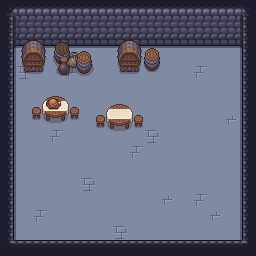

Tiled map render using the project's own tile images. Description and the map definition, with tile-layer contents summarised, below:
An orthogonal 16x16 tile map with 16x16 px tiles, 3 tile layers (floor, walls, setpiece4), 8 hidden layers not drawn, 8 tilesets and 36 objects (3x Barrel2, 2x Weaponrack1, 2x Table1, 2x Table2, 2x Firebowl1, ...).

<map version="1.10" tiledversion="1.11.2" orientation="orthogonal" renderorder="right-down" width="16" height="16" tilewidth="16" tileheight="16" infinite="0" nextlayerid="26" nextobjectid="41">
 <editorsettings>
  <export target="dungeon.json" format="json" />
 </editorsettings>
 <tileset firstgid="1" name="dungeon_walls_floor" tilewidth="16" tileheight="16" tilecount="493" columns="17">
  <image source="../client/public/assets/sprites/tiles/dungeon_walls_floor.png" width="272" height="464" />
 </tileset>
 <tileset firstgid="494" name="dungeon_interior1" tilewidth="16" tileheight="16" tilecount="216" columns="24">
  <image source="../client/public/assets/sprites/collection/dungeon_interior1.png" width="384" height="144" />
 </tileset>
 <tileset firstgid="710" name="dungeon_interior2" tilewidth="16" tileheight="16" tilecount="555" columns="15">
  <image source="../client/public/assets/sprites/collection/dungeon_interior2.png" width="240" height="592" />
 </tileset>
 <tileset firstgid="1265" name="firebowl" tilewidth="16" tileheight="16" tilecount="198" columns="11">
  <image source="../client/public/assets/sprites/collection/firebowl.png" width="176" height="288" />
 </tileset>
 <tileset firstgid="1463" name="tavern_exterior" tilewidth="16" tileheight="16" tilecount="812" columns="28">
  <image source="../client/public/assets/sprites/collection/tavern_exterior.png" width="448" height="464" />
 </tileset>
 <tileset firstgid="2275" name="market_stalls" tilewidth="16" tileheight="16" tilecount="1080" columns="30">
  <image source="../client/public/assets/sprites/collection/market_stalls.png" width="480" height="576" />
 </tileset>
 <tileset firstgid="3355" name="chests" tilewidth="16" tileheight="16" tilecount="160" columns="20">
  <image source="../client/public/assets/sprites/collection/chests.png" width="320" height="128" />
 </tileset>
 <tileset firstgid="3515" name="tavern_interior" tilewidth="16" tileheight="16" tilecount="462" columns="21">
  <image source="../client/public/assets/sprites/collection/tavern_interior.png" width="336" height="352" />
 </tileset>
 <layer id="2" name="floor" width="16" height="16">
  <data>[256 cells, 224 non-empty, 5 distinct tile ids]</data>
 </layer>
 <layer id="1" name="walls" width="16" height="16">
  <data>[256 cells, 88 non-empty, 14 distinct tile ids]</data>
 </layer>
 <group id="9" name="setpiece1" visible="0">
  <objectgroup id="3" name="setpiece1">
   <properties>
    <property name="origin" value="top-right" />
   </properties>
   <object id="1" name="Boxes2" x="112" y="40" width="1" height="1" />
   <object id="2" name="Cupboard1" x="152" y="34" width="1" height="1" />
   <object id="3" name="Weaponrack1" x="216" y="44" width="1" height="1" />
   <object id="4" name="Table1" x="104" y="90" width="1" height="1" />
   <object id="5" name="Table2" x="192" y="148" width="1" height="1" />
   <object id="6" name="Boxes3" x="224" y="94" width="1" height="1">
    <properties>
     <property name="origin" value="top-right" />
    </properties>
   </object>
   <object id="7" name="Firebowl1" x="166" y="104" width="1" height="1" />
  </objectgroup>
  <layer id="4" name="setpiece1" width="16" height="16">
   <data>[256 cells, 66 non-empty, 66 distinct tile ids]</data>
  </layer>
 </group>
 <group id="7" name="setpiece2" visible="0">
  <layer id="5" name="setpiece2" width="16" height="16">
   <data>[256 cells, 26 non-empty, 26 distinct tile ids]</data>
  </layer>
  <layer id="6" name="setpiece2" width="16" height="16">
   <data>[256 cells, 26 non-empty, 26 distinct tile ids]</data>
  </layer>
  <objectgroup id="8" name="setpiece2">
   <properties>
    <property name="origin" value="top-right" />
   </properties>
   <object id="8" name="Barrel1" x="134" y="60" width="1" height="1" />
   <object id="9" name="Vases1" x="104" y="60" width="1" height="1" />
   <object id="10" name="Vases2" x="160" y="60" width="1" height="1" />
   <object id="11" name="Barrel2" x="184" y="46" width="1" height="1" />
   <object id="12" name="Boxes4" x="226" y="46" width="1" height="1" />
   <object id="13" name="Chest1" x="224" y="100" width="1" height="1" />
   <object id="14" name="Boxes5" x="188" y="76" width="1.00239" height="1" />
   <object id="15" name="Banquet_Table" x="147" y="130" width="1" height="1" />
  </objectgroup>
 </group>
 <group id="13" name="setpiece3" visible="0">
  <layer id="10" name="setpiece3" width="16" height="16">
   <data>[256 cells, 24 non-empty, 24 distinct tile ids]</data>
  </layer>
  <layer id="11" name="setpiece3" width="16" height="16">
   <data>[256 cells, 21 non-empty, 21 distinct tile ids]</data>
  </layer>
  <objectgroup id="12" name="setpiece3">
   <properties>
    <property name="origin" value="top-left" />
   </properties>
   <object id="16" name="Weaponrack1" x="41" y="44" width="1" height="1" />
   <object id="21" name="Vases2" x="80" y="42" width="1" height="0.995" />
   <object id="22" name="Barrel2" x="104" y="45" width="1" height="1" />
   <object id="23" name="Table1" x="120" y="82" width="1" height="1" />
   <object id="24" name="Firebowl1" x="70" y="104" width="1" height="1" />
   <object id="25" name="Table3" x="103" y="130" width="1" height="1" />
  </objectgroup>
 </group>
 <group id="16" name="setpiece4">
  <layer id="14" name="setpiece4" width="16" height="16">
   <data>[256 cells, 38 non-empty, 32 distinct tile ids]</data>
  </layer>
  <objectgroup id="15" name="setpiece4">
   <properties>
    <property name="origin" value="top-left" />
   </properties>
   <object id="26" name="Table3" x="120" y="114" width="1" height="1" />
   <object id="27" name="Table2" x="55" y="104" width="1" height="1" />
   <object id="28" name="Barrel3" x="33" y="60" width="1" height="1" />
   <object id="29" name="Barrel3" x="129" y="60" width="1" height="1" />
   <object id="30" name="Barrels1" x="71" y="60" width="1" height="1" />
   <object id="31" name="Barrel2" x="152" y="62" width="1" height="1" />
  </objectgroup>
 </group>
 <group id="19" name="setpiece5" visible="0">
  <layer id="17" name="setpiece5" width="16" height="16">
   <data>[256 cells, 12 non-empty, 12 distinct tile ids]</data>
  </layer>
  <objectgroup id="18" name="setpiece5">
   <properties>
    <property name="origin" value="bottom-left" />
   </properties>
   <object id="32" name="Boxes6" x="31" y="216" width="1" height="1" />
   <object id="33" name="Barrels2" x="67" y="223" width="1" height="1" />
  </objectgroup>
 </group>
 <group id="22" name="setpiece7" visible="0">
  <layer id="20" name="setpiece7" width="16" height="16">
   <data>[256 cells, 6 non-empty, 6 distinct tile ids]</data>
  </layer>
  <objectgroup id="21" name="setpiece7">
   <properties>
    <property name="origin" value="bottom-right" />
   </properties>
   <object id="34" name="Boxes7" x="224" y="215" width="1" height="1" />
  </objectgroup>
 </group>
 <group id="25" name="setpiece8" visible="0">
  <properties>
   <property name="origin" value="top-right" />
  </properties>
  <layer id="23" name="setpiece8" width="16" height="16">
   <data>[256 cells, 22 non-empty, 22 distinct tile ids]</data>
  </layer>
  <objectgroup id="24" name="setpiece8">
   <object id="35" name="Boxes6" x="144" y="56" width="1" height="1" />
   <object id="36" name="Boxes8" x="222" y="60" width="1" height="1" />
   <object id="37" name="Cupboard2" x="176" y="34" width="1" height="1" />
   <object id="38" name="Bowl1" x="200" y="60" width="1" height="1" />
   <object id="39" name="Goat" x="208" y="96" width="1" height="1" />
   <object id="40" name="Goat" x="176" y="80" width="1" height="1" />
  </objectgroup>
 </group>
</map>
